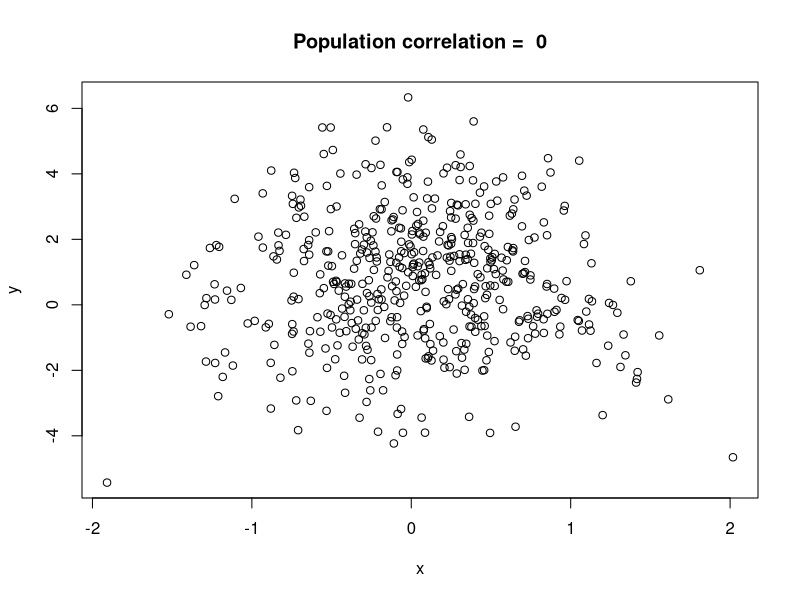
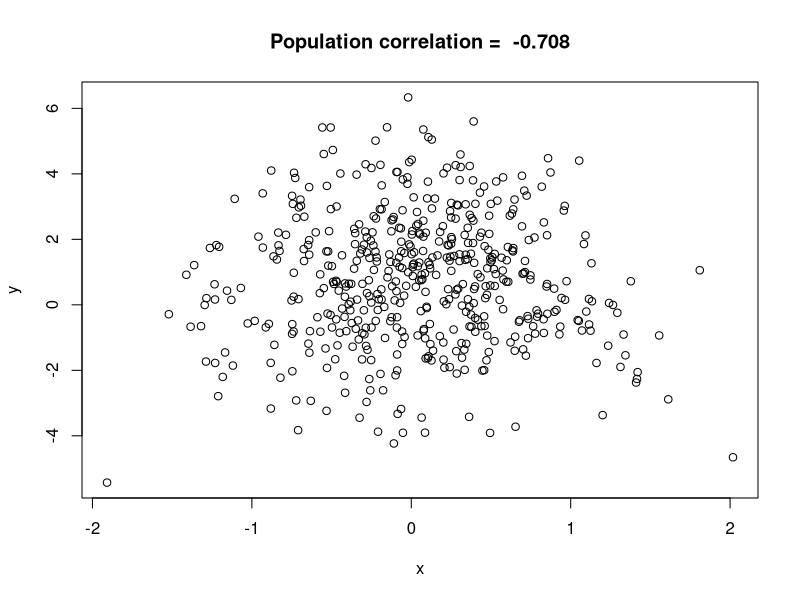

Generate these figures, in order, with R:
## ---- chunk 1
cor_nonlinear <- function(muX, muY, sX, sY, angle){
  sQ <- sqrt(cos(angle)**2 * (2*sX**4 + 4*sX**2*muX**2 +  sY**2) + sin(angle)**2 * sX**2 + 2 * cos(angle)*sin(angle)*(2*sX**2*muX))
  sR <- sqrt(sin(angle)**2 * (2*sX**4 + 4*sX**2*muX**2 + sY**2) + cos(angle)**2 * sX**2 - 2 * cos(angle)*sin(angle)*(2*sX**2*muX))
  cov <- sin(angle)*cos(angle) * (sX**2 - (2*sX**4 + 4*sX**2*muX**2 + sY**2)) +
    (cos(angle)**2 - sin(angle)**2) * (2*sX**2*muX)
  cor <- round(cov/(sQ*sR), 4)
  return(cor)
}
## ---- chunk 2
gen_nonlinear <- function(n, muX, muY, sX, sY, angle){
  rotmat <- matrix(c(cos(angle), -sin(angle), sin(angle), cos(angle)),2,2)
  x <- rnorm(n, muX, sX)
  y <- x**2 + rnorm(n, muY, sY)
  df <- cbind(x,y)
  df <- df %*% rotmat
  df <- as.data.frame(df)
  names(df) <- c("x", "y")
  return(df)
}
cor_nonlinear <- function(muX, muY, sX, sY, angle){
  # muX and muY have no effect
  sQ <- sqrt(cos(angle)**2 * (2*sX**4 + 4*sX**2*muX**2 +  sY**2) + sin(angle)**2 * sX**2 + 2 * cos(angle)*sin(angle)*(2*sX**2*muX))
  sR <- sqrt(sin(angle)**2 * (2*sX**4 + 4*sX**2*muX**2 + sY**2) + cos(angle)**2 * sX**2 - 2 * cos(angle)*sin(angle)*(2*sX**2*muX))
  cov <- sin(angle)*cos(angle) * (sX**2 - (2*sX**4 + 4*sX**2*muX**2 + sY**2)) +
    (cos(angle)**2 - sin(angle)**2) * (2*sX**2*muX)
  cor <- round(cov/(sQ*sR), 4)
  return(cor)
}
n <- 500
set.seed(18411)
df <- gen_nonlinear(n=n, muX=0, muY=-1, sX=0.6, sY=1.9, angle=pi)
rho <- cor_nonlinear(muX=0, muY=-1, sX=0.6, sY=1.9, angle=0)
plot(df, main=paste("Population correlation = ", round(rho, 3)))
## ---- chunk 3
gen_nonlinear <- function(n, muX, muY, sX, sY, angle){
  rotmat <- matrix(c(cos(angle), -sin(angle), sin(angle), cos(angle)),2,2)
  x <- rnorm(n, muX, sX)
  y <- x**2 + rnorm(n, muY, sY)
  df <- cbind(x,y)
  df <- df %*% rotmat
  df <- as.data.frame(df)
  names(df) <- c("x", "y")
  return(df)
}
cor_nonlinear <- function(muX, muY, sX, sY, angle){
  # muX and muY have no effect
  sQ <- sqrt(cos(angle)**2 * (2*sX**4 + 4*sX**2*muX**2 +  sY**2) + sin(angle)**2 * sX**2 + 2 * cos(angle)*sin(angle)*(2*sX**2*muX))
  sR <- sqrt(sin(angle)**2 * (2*sX**4 + 4*sX**2*muX**2 + sY**2) + cos(angle)**2 * sX**2 - 2 * cos(angle)*sin(angle)*(2*sX**2*muX))
  cov <- sin(angle)*cos(angle) * (sX**2 - (2*sX**4 + 4*sX**2*muX**2 + sY**2)) +
    (cos(angle)**2 - sin(angle)**2) * (2*sX**2*muX)
  cor <- round(cov/(sQ*sR), 4)
  return(cor)
}
n <- 500
set.seed(18411)
df <- gen_nonlinear(n=n, muX=0, muY=-1, sX=0.6, sY=1.9, angle=pi)
rho <- cor_nonlinear(muX=0, muY=-1, sX=0.6, sY=1.9, angle=0.37)
plot(df, main=paste("Population correlation = ", round(rho, 3)))
